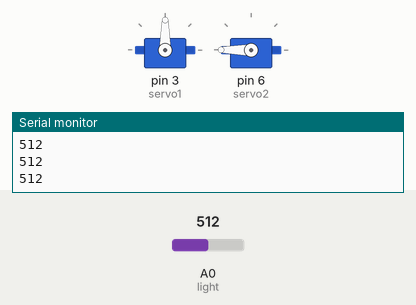
Bench run of a sketch on a simulated Arduino Uno, built with avr-gcc and run on an emulated ATmega328P. Shown: 2 × servo, the last lines printed to the serial monitor. The inputs (shaded band) are chosen by the test bench; at power-on: A0 (light) = 512.

Above: at 1.2 s.
1.3 s: A0 (light) set to 488
At 1.6 s:
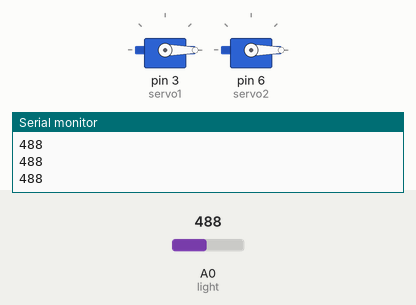
2.8 s: A0 (light) set to 510
At 4.0 s:
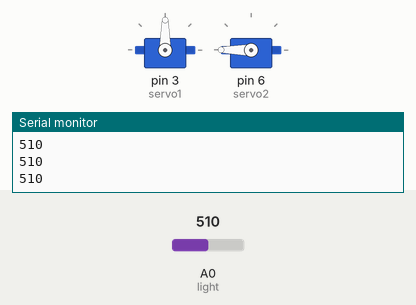
4.3 s: A0 (light) set to 490
At 5.1 s:
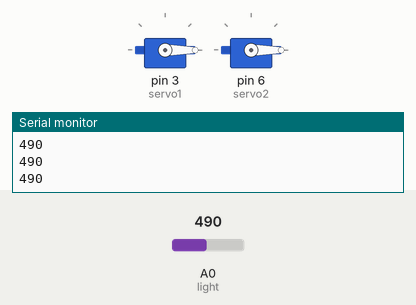
Timing chart, 0 to 7.3 s (numbered marks = the images above; inputs shaded):
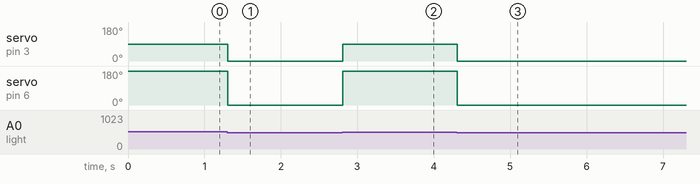

The sketch:

Code.ino
```cpp
#include <Servo.h>
//Call the Servo.H library

Servo servo1; // We define servo 1
Servo servo2; // We define servo 2

void setup()
{
  Serial.begin(9600); // We initiate communication at 9600 baud
  servo1.attach(3); // We define the input of the servo 1
  servo2.attach(6); // We define the input of the servo 2
}

void loop()
{
  int lightsensor = analogRead(A0); /* We want the light variable to be
  read from input A0 */

  Serial.println(lightsensor); /* We print the value received
  by the light sensor to the screen */

  if (lightsensor > 500) { /* If the value of the lightsensor variable is greater than 700 */
	servo1.write(90); // Set the angle of the servo to 90
    servo2.write(180); // Set the angle of the servo to 180
  }

  else{
    servo1.write(0); // Set the angle of the servo to 0
    servo2.write(0); // Set the angle of the servo to 0
  }
}
```

Measured:
- the behaviour switches between 501 and 500 on A0 (light) (found by bisection; images 0 and 1)
- after the input at 1.3 s, servo on pin 3 (servo1): 90° → 0° at once; servo on pin 6 (servo2): 180° → 0° at once
- after the input at 2.8 s, servo on pin 3 (servo1): 0° → 90° at once; servo on pin 6 (servo2): 0° → 180° at once
- after the input at 4.3 s, servo on pin 3 (servo1): 90° → 0° at once; servo on pin 6 (servo2): 180° → 0° at once
